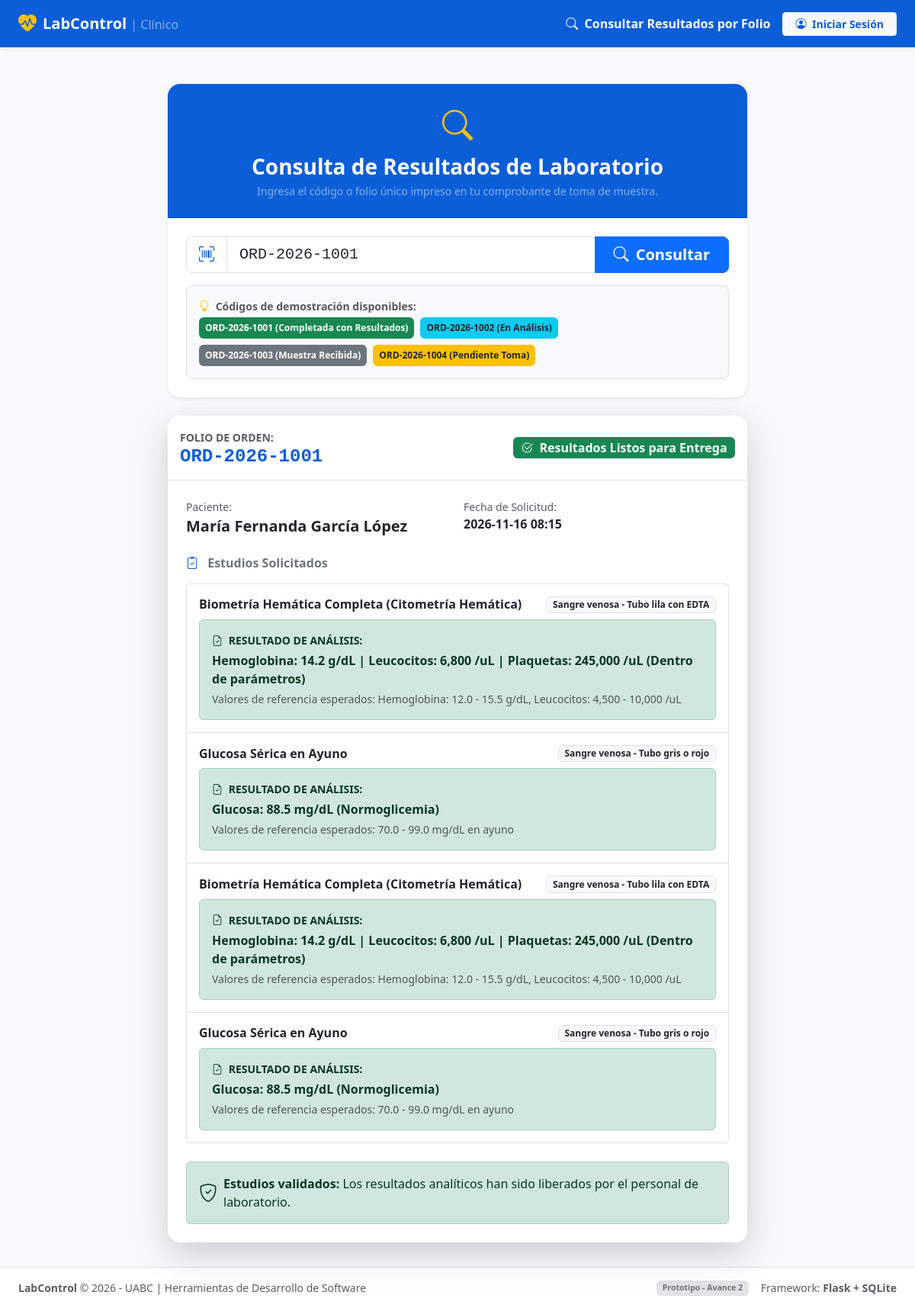
The page /consultar?codigo=ORD-2026-1001 on the database its author committed.
### tables this page shows
CREATE TABLE ordenes (
        id INTEGER PRIMARY KEY AUTOINCREMENT,
        codigo_orden TEXT UNIQUE NOT NULL,
        paciente_id INTEGER NOT NULL,
        usuario_id INTEGER NOT NULL,
        estado_orden TEXT NOT NULL DEFAULT 'Pendiente' CHECK(estado_orden IN ('Pendiente', 'Muestra Recibida', 'En Análisis', 'Completada', 'Cancelada')),
        total REAL NOT NULL DEFAULT 0.0,
        metodo_pago TEXT DEFAULT 'Efectivo',
        notas_clinicas TEXT,
        fecha_toma_muestra TIMESTAMP,
        fecha_recepcion_muestra TIMESTAMP,
        fecha_completada TIMESTAMP,
        creado_en TIMESTAMP DEFAULT CURRENT_TIMESTAMP,
        FOREIGN KEY (paciente_id) REFERENCES pacientes (id) ON DELETE RESTRICT,
        FOREIGN KEY (usuario_id) REFERENCES usuarios (id) ON DELETE RESTRICT
    );

CREATE TABLE orden_estudios (
        id INTEGER PRIMARY KEY AUTOINCREMENT,
        orden_id INTEGER NOT NULL,
        estudio_id INTEGER NOT NULL,
        precio_unitario REAL NOT NULL,
        estado_estudio TEXT DEFAULT 'Pendiente',
        resultado_texto TEXT,
        valores_referencia TEXT,
        FOREIGN KEY (orden_id) REFERENCES ordenes (id) ON DELETE CASCADE,
        FOREIGN KEY (estudio_id) REFERENCES estudios (id) ON DELETE RESTRICT
    );

CREATE TABLE estudios (
        id INTEGER PRIMARY KEY AUTOINCREMENT,
        codigo TEXT UNIQUE NOT NULL,
        nombre TEXT NOT NULL,
        categoria TEXT NOT NULL,
        descripcion TEXT,
        tipo_muestra TEXT NOT NULL,
        indicaciones TEXT,
        precio REAL NOT NULL,
        tiempo_entrega_horas INTEGER DEFAULT 24,
        activo INTEGER NOT NULL DEFAULT 1
    );

### app.py (the view)
@app.route('/consultar', methods=['GET', 'POST'])
def consultar_codigo():
    resultado_busqueda = None
    codigo_buscado = ''
    estudios_resultado = []
    if request.method == 'POST' or request.args.get('codigo'):
        codigo_buscado = (request.form.get('codigo') or request.args.get('codigo') or '').strip().upper()
        if not codigo_buscado:
            flash('Por favor ingresa un folio o código de orden (Ejemplo: ORD-2026-1001).', 'warning')
        else:
            conn = get_db()
            cursor = conn.cursor()
            cursor.execute("""
                SELECT o.*,
                       p.nombre || ' ' || p.apellido AS paciente_nombre,
                       p.curp AS paciente_curp
                FROM ordenes o
                JOIN pacientes p ON o.paciente_id = p.id
                WHERE o.codigo_orden = ?
            """, (codigo_buscado,))
            resultado_busqueda = cursor.fetchone()
            if resultado_busqueda:
                cursor.execute("""
                    SELECT oe.*, e.nombre, e.tipo_muestra, e.indicaciones
                    FROM orden_estudios oe
                    JOIN estudios e ON oe.estudio_id = e.id
                    WHERE oe.orden_id = ?
                """, (resultado_busqueda['id'],))
                estudios_resultado = cursor.fetchall()
            else:
                flash(f'No se encontró ninguna orden con el folio "{codigo_buscado}". Verifica el código.', 'danger')
            conn.close()
    return render_template('consulta_publica.html',
                           codigo_buscado=codigo_buscado,
                           orden=resultado_busqueda,
                           estudios=estudios_resultado)

### app.py (called while the page is built)
@app.context_processor
def inject_now():
    return {
        'now': datetime.datetime.now(),
        'app_name': 'LabControl',
        'current_year': 2026
    }

### database.py (called while the page is built)
def get_db():
    os.makedirs(os.path.dirname(DB_PATH), exist_ok=True)
    conn = sqlite3.connect(DB_PATH)
    conn.row_factory = sqlite3.Row
    conn.execute("PRAGMA foreign_keys = ON;")
    return conn

### templates/consulta_publica.html (shortened to what this page needs)
{% extends "base.html" %}
{% block content %}
<div class="row justify-content-center py-3">
    <div class="col-12 col-lg-8">
        <div class="card border-0 shadow-sm rounded-4 overflow-hidden mb-4">
            <div class="card-header bg-primary text-white text-center py-4">
                <i class="bi bi-search fs-1 text-warning mb-2 d-inline-block"></i>
                <h3 class="fw-bold mb-1">Consulta de Resultados de Laboratorio</h3>
                <p class="text-white-50 small mb-0">Ingresa el código o folio único impreso en tu comprobante de toma de muestra.</p>
            </div>
            <div class="card-body p-4">
                <form method="POST" action="{{ url_for('consultar_codigo') }}" class="mb-3">
                    <div class="input-group input-group-lg">
                        <span class="input-group-text bg-white"><i class="bi bi-upc-scan text-primary"></i></span>
                        <input type="text" name="codigo" class="form-control font-monospace text-uppercase" placeholder="Ej. ORD-2026-1001" value="{{ codigo_buscado }}" required autofocus>
                        <button type="submit" class="btn btn-primary fw-bold px-4">
                            <i class="bi bi-search me-1"></i> Consultar
                        </button>
                    </div>
                </form>
                <div class="bg-light p-3 rounded-3 border">
                    <span class="small text-muted fw-bold d-block mb-1">
                        <i class="bi bi-lightbulb text-warning me-1"></i> Códigos de demostración disponibles:
                    </span>
                    <div class="d-flex flex-wrap gap-2">
                        <a href="{{ url_for('consultar_codigo', codigo='ORD-2026-1001') }}" class="badge bg-success text-white text-decoration-none p-2">
                            ORD-2026-1001 (Completada con Resultados)
                        </a>
                        <a href="{{ url_for('consultar_codigo', codigo='ORD-2026-1002') }}" class="badge bg-info text-dark text-decoration-none p-2">
                            ORD-2026-1002 (En Análisis)
                        </a>
                        <a href="{{ url_for('consultar_codigo', codigo='ORD-2026-1003') }}" class="badge bg-secondary text-white text-decoration-none p-2">
                            ORD-2026-1003 (Muestra Recibida)
                        </a>
                        <a href="{{ url_for('consultar_codigo', codigo='ORD-2026-1004') }}" class="badge bg-warning text-dark text-decoration-none p-2">
                            ORD-2026-1004 (Pendiente Toma)
                        </a>
                    </div>
                </div>
            </div>
        </div>
        {% if orden %}
        <div class="card border-0 shadow-lg rounded-4 overflow-hidden">
            <div class="card-header bg-white py-3 border-bottom d-flex justify-content-between align-items-center">
                <div>
                    <span class="text-muted small text-uppercase fw-bold">Folio de Orden:</span>
                    <h4 class="fw-bold text-primary font-monospace mb-0">{{ orden.codigo_orden }}</h4>
                </div>
                <div>
                    {% if orden.estado_orden == 'Pendiente' %}
                        <span class="badge bg-warning text-dark fs-6"><i class="bi bi-hourglass-split me-1"></i> Pendiente Toma de Muestra</span>
                    {% elif orden.estado_orden == 'Muestra Recibida' %}
                        <span class="badge bg-secondary fs-6"><i class="bi bi-droplet-half me-1"></i> Muestra Recibida en Lab</span>
                    {% elif orden.estado_orden == 'En Análisis' %}
                        <span class="badge bg-info text-dark fs-6"><i class="bi bi-gear-wide-connected me-1"></i> En Análisis Bioquímico</span>
                    {% elif orden.estado_orden == 'Completada' %}
                        <span class="badge bg-success fs-6"><i class="bi bi-check2-circle me-1"></i> Resultados Listos para Entrega</span>
                    {% else %}
                        <span class="badge bg-dark fs-6">{{ orden.estado_orden }}</span>
                    {% endif %}
                </div>
            </div>
            <div class="card-body p-4">
                <div class="row g-3 mb-4">
                    <div class="col-md-6">
                        <small class="text-muted d-block">Paciente:</small>
                        <strong class="fs-5 text-dark">{{ orden.paciente_nombre }}</strong>
                    </div>
                    <div class="col-md-6">
                        <small class="text-muted d-block">Fecha de Solicitud:</small>
                        <strong class="text-dark">{{ orden.creado_en[:16] }}</strong>
                    </div>
                </div>
                <h6 class="fw-bold text-secondary mb-3"><i class="bi bi-clipboard2-check me-2 text-primary"></i> Estudios Solicitados</h6>
                <div class="list-group mb-4">
                    {% for est in estudios %}
                    <div class="list-group-item p-3">
                        <div class="d-flex justify-content-between align-items-center mb-1">
                            <h6 class="fw-bold mb-0 text-dark">{{ est.nombre }}</h6>
                            <span class="badge bg-light text-dark border">{{ est.tipo_muestra }}</span>
                        </div>
                        {% if est.resultado_texto %}
                        <div class="mt-2 p-3 bg-success-subtle text-success-emphasis rounded border border-success-subtle">
                            <div class="fw-bold small text-uppercase mb-1"><i class="bi bi-file-earmark-check me-1"></i> Resultado de Análisis:</div>
                            <div class="fw-semibold">{{ est.resultado_texto }}</div>
                            {% if est.valores_referencia %}
                            <small class="d-block text-muted mt-1">Valores de referencia esperados: {{ est.valores_referencia }}</small>
                            {% endif %}
                        </div>
                        {% else %}
                        <div class="mt-2 small text-muted fst-italic">
                            <i class="bi bi-clock me-1"></i> Resultados en proceso de análisis clínico por el área bioquímica.
                        </div>
                        {% endif %}
                    </div>
                    {% endfor %}
                </div>
                {% if orden.estado_orden == 'Completada' %}
                <div class="alert alert-success d-flex align-items-center gap-2 mb-0" role="alert">
                    <i class="bi bi-shield-check fs-4"></i>
                    <div>
                        <strong>Estudios validados:</strong> Los resultados analíticos han sido liberados por el personal de laboratorio.
                    </div>
                </div>
                {% endif %}
            </div>
        </div>
        {% endif %}
    </div>
</div>
{% endblock %}

### templates/base.html (shortened to what this page needs)
<!DOCTYPE html>
<html lang="es">
<head>
    <link href="https://cdn.jsdelivr.net/npm/bootstrap@5.3.3/dist/css/bootstrap.min.css" rel="stylesheet">
    <link href="https://cdn.jsdelivr.net/npm/bootstrap-icons@1.11.3/font/bootstrap-icons.min.css" rel="stylesheet">
    <link rel="stylesheet" href="{{ url_for('static', filename='css/custom.css') }}">
</head>
<body class="bg-light d-flex flex-column min-vh-100">
    <nav class="navbar navbar-expand-lg navbar-dark bg-primary shadow-sm sticky-top">
        <div class="container-fluid px-lg-4">
            <a class="navbar-brand fw-bold d-flex align-items-center gap-2" href="{{ url_for('dashboard') if session.get('user_id') else url_for('consultar_codigo') }}">
                <i class="bi bi-heart-pulse-fill fs-4 text-warning"></i>
                <span>LabControl <small class="fw-normal fs-6 text-white-50">| Clínico</small></span>
            </a>
            <div class="collapse navbar-collapse" id="navbarMain">
                {% if session.get('user_id') %}
                <ul class="navbar-nav me-auto mb-2 mb-lg-0">
                    <li class="nav-item">
                        <a class="nav-link {% if request.endpoint == 'dashboard' %}active fw-semibold{% endif %}" href="{{ url_for('dashboard') }}">
                            <i class="bi bi-speedometer2 me-1"></i> Dashboard
                        </a>
                    </li>
                    <li class="nav-item">
                        <a class="nav-link {% if 'pacientes' in request.path %}active fw-semibold{% endif %}" href="{{ url_for('lista_pacientes') }}">
                            <i class="bi bi-people-fill me-1"></i> Pacientes
                        </a>
                    </li>
                    <li class="nav-item">
                        <a class="nav-link {% if 'ordenes' in request.path %}active fw-semibold{% endif %}" href="{{ url_for('lista_ordenes') }}">
                            <i class="bi bi-clipboard2-pulse-fill me-1"></i> Órdenes y Muestras
                        </a>
                    </li>
                    <li class="nav-item">
                        <a class="nav-link {% if 'estudios' in request.path %}active fw-semibold{% endif %}" href="{{ url_for('catalogo_estudios') }}">
                            <i class="bi bi-journal-medical me-1"></i> Catálogo de Estudios
                        </a>
                    </li>
                    <li class="nav-item">
                        <a class="nav-link {% if request.endpoint == 'consultar_codigo' %}active fw-semibold{% endif %}" href="{{ url_for('consultar_codigo') }}">
                            <i class="bi bi-search me-1"></i> Buscar Folio
                        </a>
                    </li>
                </ul>
                <div class="d-flex align-items-center gap-3">
                    <div class="text-white text-end d-none d-md-block lh-1">
                        <div class="fw-bold">{{ session.get('nombre_completo') }}</div>
                        <small class="badge {% if session.get('rol') == 'admin' %}bg-danger{% else %}bg-info text-dark{% endif %} text-uppercase mt-1">
                            {{ session.get('rol') }}
                        </small>
                    </div>
                    <a href="{{ url_for('logout') }}" class="btn btn-outline-light btn-sm px-3" title="Cerrar Sesión">
                        <i class="bi bi-box-arrow-right me-1"></i> Salir
                    </a>
                </div>
                {% else %}
                <ul class="navbar-nav ms-auto mb-2 mb-lg-0 align-items-lg-center">
                    <li class="nav-item">
                        <a class="nav-link {% if request.endpoint == 'consultar_codigo' %}active fw-semibold{% endif %}" href="{{ url_for('consultar_codigo') }}">
                            <i class="bi bi-search me-1"></i> Consultar Resultados por Folio
                        </a>
                    </li>
                    <li class="nav-item ms-lg-2">
                        <a class="btn btn-light btn-sm px-3 fw-semibold text-primary" href="{{ url_for('login') }}">
                            <i class="bi bi-person-circle me-1"></i> Iniciar Sesión
                        </a>
                    </li>
                </ul>
                {% endif %}
            </div>
        </div>
    </nav>
    <main class="flex-grow-1 py-3">
        <div class="container-fluid px-lg-4">
            {% block content %}{% endblock %}
        </div>
    </main>
    <footer class="bg-white border-top py-3 mt-auto">
        <div class="container-fluid px-lg-4 d-flex flex-column flex-sm-row justify-content-between align-items-center gap-2 text-muted small">
            <div>
                <strong>LabControl</strong> &copy; {{ current_year }} - UABC | Herramientas de Desarrollo de Software
            </div>
            <div class="d-flex align-items-center gap-3">
                <span class="badge bg-secondary-subtle text-secondary border">Prototipo - Avance 2</span>
                <span>Framework: <strong>Flask + SQLite</strong></span>
            </div>
        </div>
    </footer>
</body>
</html>

### static/css/custom.css (style rules this page uses)
:root { --bs-primary: #0b5ed7; --bs-primary-rgb: 11, 94, 215; }
body { font-family: system-ui, -apple-system, "Segoe UI", Roboto, "Helvetica Neue", Arial, sans-serif; background-color: #f4f6f9; color: #2b3035; }
.card { transition: transform 0.15s ease, box-shadow 0.15s ease; }
.badge { font-weight: 600; }

### rows shown on the page
ordenes: codigo_orden "ORD-2026-1001", creado_en "2026-11-16 08:15"
orden_estudios: nombre "Biometría Hemática Completa (Citometría Hemática)", tipo_muestra "Sangre venosa - Tubo lila con EDTA", resultado_texto "Hemoglobina: 14.2 g/dL | Leucocitos: 6,800 /uL | Plaquetas: 245,000 /uL (Dentro de parámetros)", valores_referencia "Hemoglobina: 12.0 - 15.5 g/dL, Leucocitos: 4,500 - 10,000 /uL"
orden_estudios: nombre "Glucosa Sérica en Ayuno", tipo_muestra "Sangre venosa - Tubo gris o rojo", resultado_texto "Glucosa: 88.5 mg/dL (Normoglicemia)", valores_referencia "70.0 - 99.0 mg/dL en ayuno"
orden_estudios: nombre "Biometría Hemática Completa (Citometría Hemática)", tipo_muestra "Sangre venosa - Tubo lila con EDTA", resultado_texto "Hemoglobina: 14.2 g/dL | Leucocitos: 6,800 /uL | Plaquetas: 245,000 /uL (Dentro de parámetros)", valores_referencia "Hemoglobina: 12.0 - 15.5 g/dL, Leucocitos: 4,500 - 10,000 /uL"
orden_estudios: nombre "Glucosa Sérica en Ayuno", tipo_muestra "Sangre venosa - Tubo gris o rojo", resultado_texto "Glucosa: 88.5 mg/dL (Normoglicemia)", valores_referencia "70.0 - 99.0 mg/dL en ayuno"

### other values the page prints
{{ orden.paciente_nombre }} "María Fernanda García López"
{{ current_year }} "2026"
